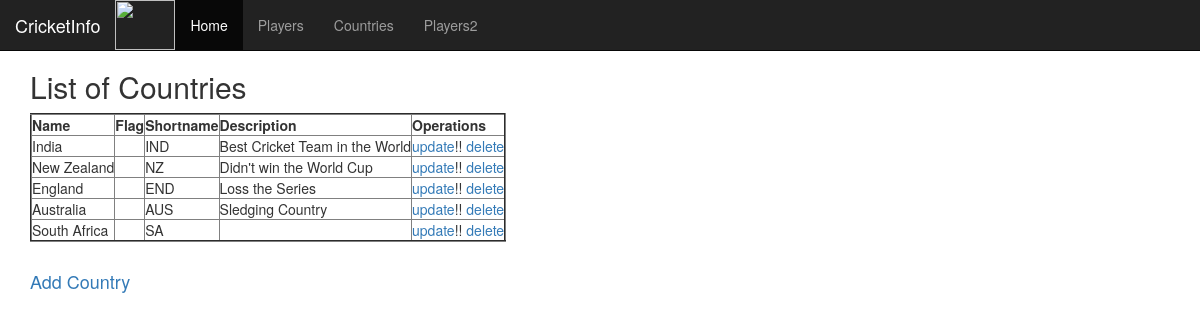
The app's page /countries/ with its own data.
### info/models.py (models this page shows, shortened)
class Country(models.Model):
    name = models.CharField(max_length=250, unique=True)
    flag = models.ImageField(blank=True, null=True)
    shortname = models.CharField(max_length=250, unique=True)
    description = models.TextField(max_length=250, default="about your country")

### info/views.py (the view)
# urls.py: path("countries/", countries_view),
def countries_view(request):
    countries = Country.objects.all()
    return render(request, 'info/countries.html', {"countries":countries})

### info/templates/info/countries.html (shortened to what this page needs)
{% extends 'info/home.html' %}
{% block container %}
    <h2> List of Countries </h2>
    <table border="2">
        <tr>
            <th>Name</th>
            <th>Flag</th>
            <th>Shortname</th>
            <th>Description</th>
            <th>Operations</th>
        </tr>
        {% for cnt in countries %}
        <tr>
            <td>{{ cnt.name }}</td>
            <td>{{ cnt.flag }}</td>
            <td>{{ cnt.shortname }}</td>
            <td>{{ cnt.description }}</td>
            <td>
                <a href="/update_country/{{cnt.id}}">update</a>!!
                <a href="/delete_country/{{cnt.id}}">delete</a>
            </td>
        </tr>
        {% endfor %}
    </table> <br>
    <h4><a href="/add_country">Add Country</a></h4>
{% endblock %}

### info/templates/info/home.html (shortened to what this page needs)
<!DOCTYPE html>
<html lang="en">
<head>
  <link rel="stylesheet" href="https://maxcdn.bootstrapcdn.com/bootstrap/3.4.1/css/bootstrap.min.css">
</head>
<body style="height:1500px">
<nav class="navbar navbar-inverse navbar-fixed-top">
  <div class="container-fluid">
    <div class="navbar-header">
      <a class="navbar-brand" href="#">CricketInfo</a>
      <img src="static/info/images/logo.jpg" width="60px" height="50px">
    </div>
    <ul class="nav navbar-nav">
      <li class="active"><a href="/">Home</a></li>
      <li><a href="/players">Players</a></li>
      <li><a href="/countries">Countries</a></li>
      <li><a href="/players2">Players2</a></li>
    </ul>
  </div>
</nav>
<div class="container" style="margin-top:50px">
  {% block container %}{% endblock %}
</div>
</body>
</html>

### records on screen
Country: name "India", shortname "IND", description "Best Cricket Team in the World"
Country: name "New Zealand", shortname "NZ", description "Didn't win the World Cup"
Country: name "England", shortname "END", description "Loss the Series"
Country: name "Australia", shortname "AUS", description "Sledging Country"
Country: name "South Africa", shortname "SA"
